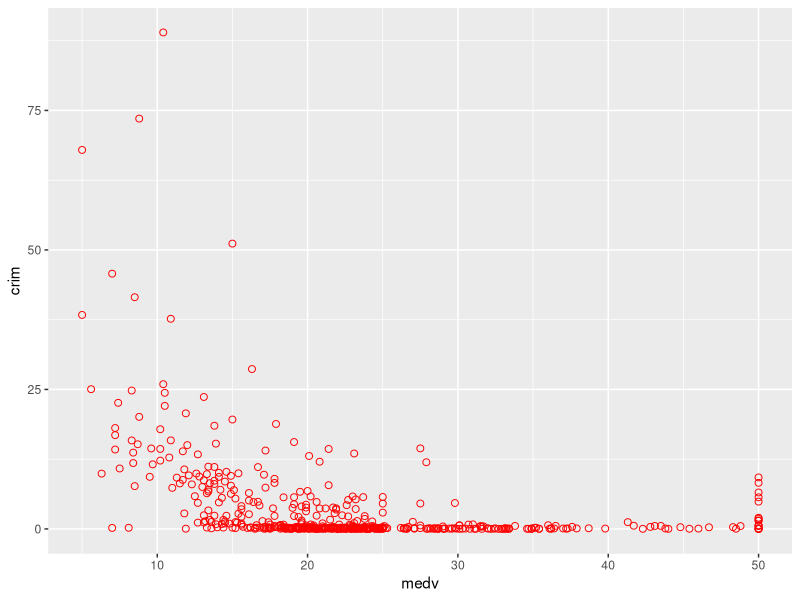

This chart was generated by the following R code:
#Using the 'Boston Housing' data frame
library(ggplot2)
library(mlbench)
data("BostonHousing")
DF <- BostonHousing[ ,c("crim", "medv")]
str(DF)
ggplot(DF,
       aes(x=medv, y=crim)) + 
       geom_point(pch=1, cex=2, col="red")
